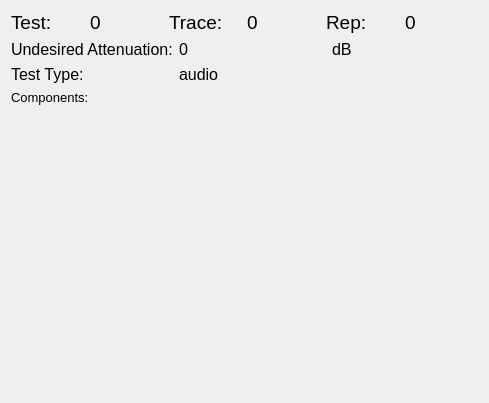
<?xml version="1.0" encoding="UTF-8"?>
<ui version="4.0">
 <class>StimDetailWidget</class>
 <widget class="QWidget" name="StimDetailWidget">
  <property name="geometry">
   <rect>
    <x>0</x>
    <y>0</y>
    <width>489</width>
    <height>403</height>
   </rect>
  </property>
  <property name="windowTitle">
   <string>Form</string>
  </property>
  <layout class="QVBoxLayout" name="verticalLayout">
   <item>
    <layout class="QHBoxLayout" name="horizontalLayout">
     <item>
      <widget class="QLabel" name="label">
       <property name="font">
        <font>
         <pointsize>14</pointsize>
        </font>
       </property>
       <property name="text">
        <string>Test:</string>
       </property>
      </widget>
     </item>
     <item>
      <widget class="QLabel" name="testNum">
       <property name="font">
        <font>
         <pointsize>14</pointsize>
        </font>
       </property>
       <property name="text">
        <string>0</string>
       </property>
      </widget>
     </item>
     <item>
      <widget class="QLabel" name="label_2">
       <property name="font">
        <font>
         <pointsize>14</pointsize>
        </font>
       </property>
       <property name="text">
        <string>Trace:</string>
       </property>
      </widget>
     </item>
     <item>
      <widget class="QLabel" name="traceNum">
       <property name="font">
        <font>
         <pointsize>14</pointsize>
        </font>
       </property>
       <property name="text">
        <string>0</string>
       </property>
      </widget>
     </item>
     <item>
      <widget class="QLabel" name="label_3">
       <property name="font">
        <font>
         <pointsize>14</pointsize>
        </font>
       </property>
       <property name="text">
        <string>Rep:</string>
       </property>
      </widget>
     </item>
     <item>
      <widget class="QLabel" name="repNum">
       <property name="font">
        <font>
         <pointsize>14</pointsize>
        </font>
       </property>
       <property name="text">
        <string>0</string>
       </property>
      </widget>
     </item>
    </layout>
   </item>
   <item>
    <layout class="QGridLayout" name="gridLayout">
     <item row="0" column="0">
      <widget class="QLabel" name="label_7">
       <property name="font">
        <font>
         <pointsize>12</pointsize>
        </font>
       </property>
       <property name="text">
        <string>Undesired Attenuation:</string>
       </property>
      </widget>
     </item>
     <item row="0" column="1">
      <widget class="QLabel" name="overAtten">
       <property name="font">
        <font>
         <pointsize>12</pointsize>
        </font>
       </property>
       <property name="text">
        <string>0</string>
       </property>
      </widget>
     </item>
     <item row="0" column="2">
      <widget class="QLabel" name="label_11">
       <property name="font">
        <font>
         <pointsize>12</pointsize>
        </font>
       </property>
       <property name="text">
        <string>dB</string>
       </property>
      </widget>
     </item>
     <item row="1" column="0">
      <widget class="QLabel" name="label_8">
       <property name="font">
        <font>
         <pointsize>12</pointsize>
        </font>
       </property>
       <property name="text">
        <string>Test Type:</string>
       </property>
      </widget>
     </item>
     <item row="1" column="1">
      <widget class="QLabel" name="traceType">
       <property name="font">
        <font>
         <pointsize>12</pointsize>
        </font>
       </property>
       <property name="text">
        <string>audio</string>
       </property>
      </widget>
     </item>
    </layout>
   </item>
   <item>
    <widget class="QLabel" name="label_9">
     <property name="font">
      <font>
       <pointsize>10</pointsize>
      </font>
     </property>
     <property name="text">
      <string>Components:</string>
     </property>
    </widget>
   </item>
   <item>
    <widget class="QScrollArea" name="scrollArea">
     <property name="frameShape">
      <enum>QFrame::NoFrame</enum>
     </property>
     <property name="widgetResizable">
      <bool>true</bool>
     </property>
     <widget class="QWidget" name="scrollAreaWidgetContents">
      <property name="geometry">
       <rect>
        <x>0</x>
        <y>0</y>
        <width>471</width>
        <height>280</height>
       </rect>
      </property>
      <layout class="QVBoxLayout" name="verticalLayout_2">
       <property name="margin">
        <number>0</number>
       </property>
       <item>
        <widget class="ComponentsDetailWidget" name="componentDetails" native="true">
         <property name="sizePolicy">
          <sizepolicy hsizetype="Preferred" vsizetype="Expanding">
           <horstretch>0</horstretch>
           <verstretch>0</verstretch>
          </sizepolicy>
         </property>
        </widget>
       </item>
      </layout>
     </widget>
    </widget>
   </item>
  </layout>
 </widget>
 <customwidgets>
  <customwidget>
   <class>ComponentsDetailWidget</class>
   <extends>QWidget</extends>
   <header>sparkle.stim.component_detail</header>
   <container>1</container>
  </customwidget>
 </customwidgets>
 <resources/>
 <connections/>
</ui>
